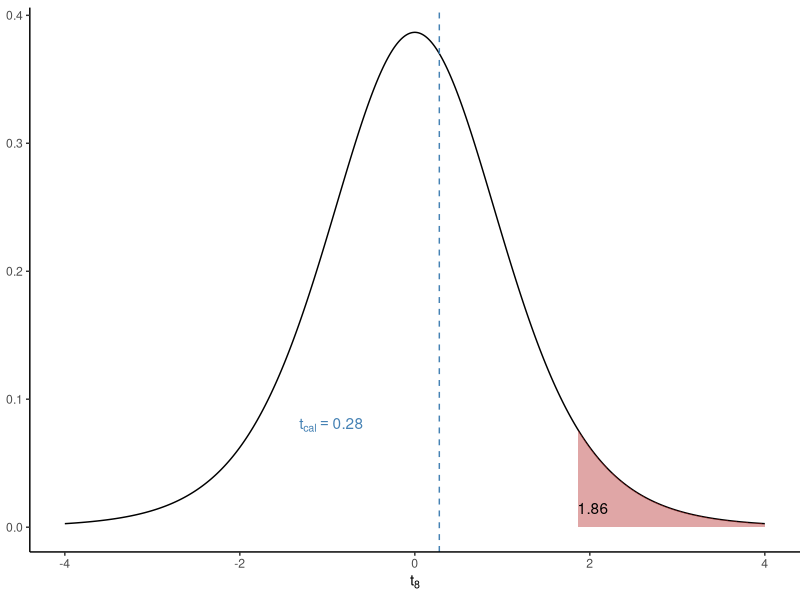
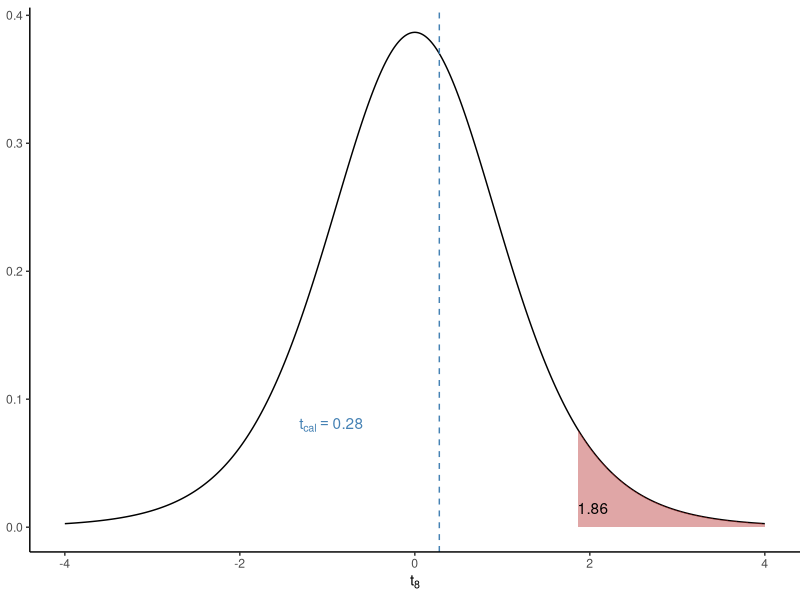

Recreate these plots in R, in order.
library(ggplot2)
df_val <- 8
t_crit <- qt(0.95, df_val)   # 1.86 (right-tailed)
t_cal  <- 0.28

x  <- seq(-4, 4, length.out = 600)
dd <- data.frame(x = x, y = dt(x, df_val))

ggplot(dd, aes(x, y)) +
      geom_line() +
      geom_area(data = subset(dd, x >= t_crit),
                              aes(x, y), fill = "firebrick", alpha = 0.4) +
      geom_vline(xintercept = t_cal, linetype = "dashed",
                                colour = "steelblue") +
      annotate("text", x = t_cal - 1.6, y = 0.08,
                            label = expression(t[cal] == 0.28),
                            hjust = 0, colour = "steelblue") +
      annotate("text", x = t_crit, y = 0.015,
                            label = "1.86", hjust = 0) +
      labs(x = expression(t[8]), y = "") +
      theme_classic() +
    theme(
        panel.background = element_rect(fill = "transparent", colour = NA), # Transparent panel bg
        plot.background = element_rect(fill = "transparent", colour = NA),   # Transparent plot bg
        plot.margin = margin(t = 5.5, r = 0, b = 5.5, l = -10, unit = "pt")
    )

ggsave("paired-t-test.pdf", width = 4, height = 3)
